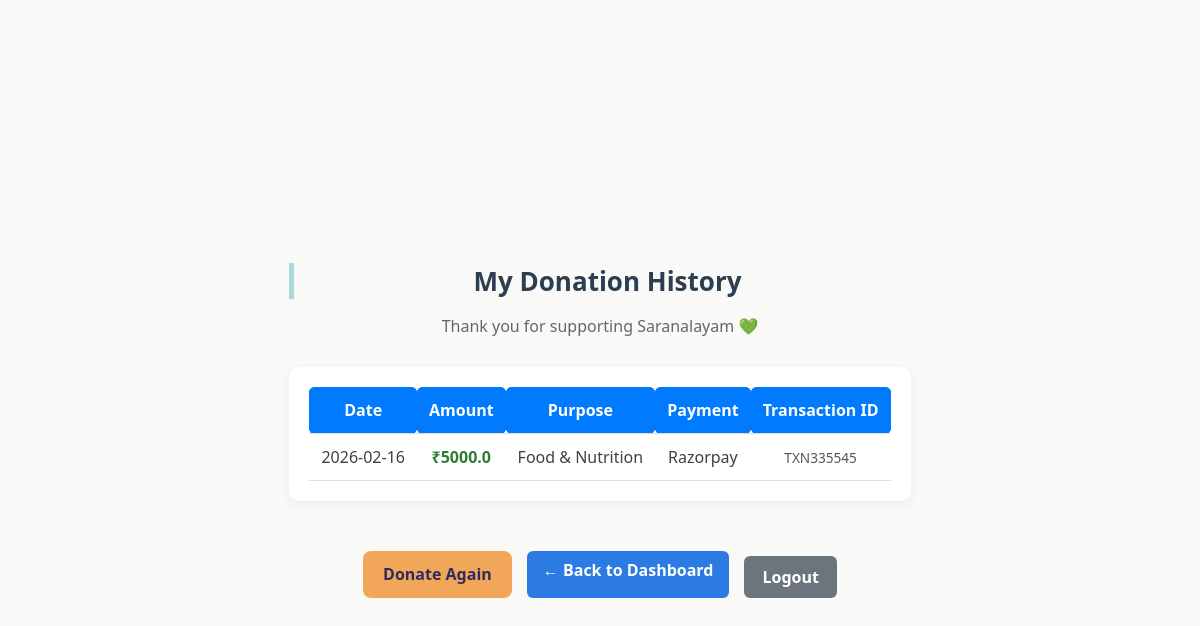
Before: /my-donations (signed in) with the older database file.
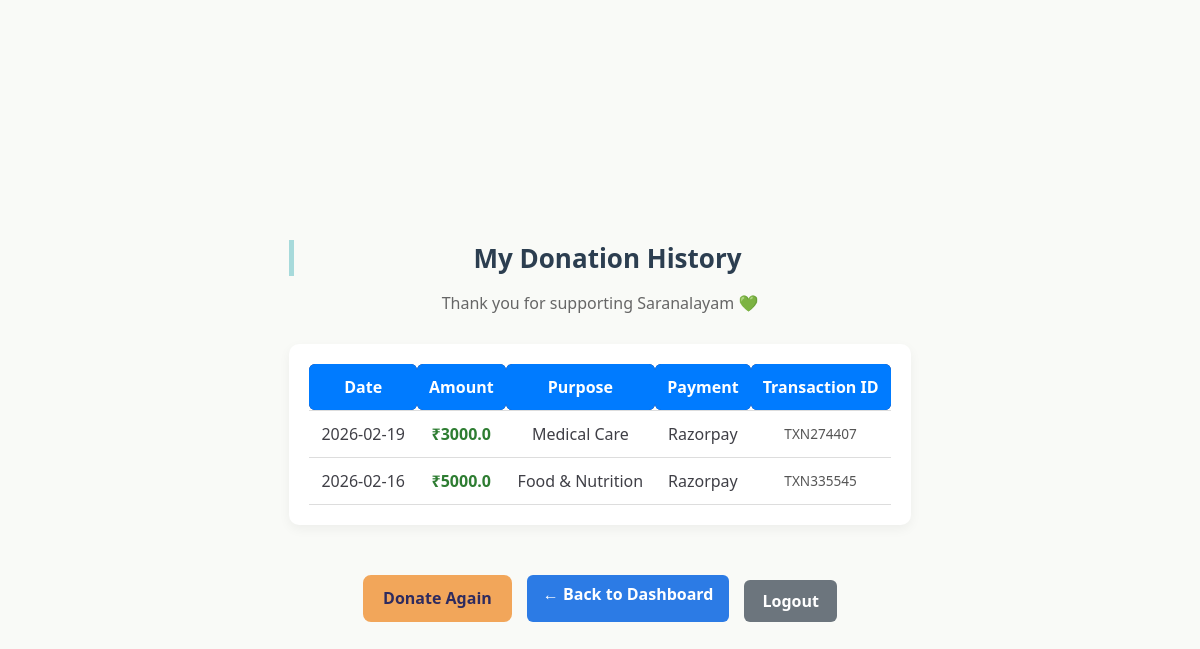
After: the same page with the newer database file.
### tables this page shows
CREATE TABLE donation_summary (
        id INTEGER PRIMARY KEY AUTOINCREMENT,
        user_email TEXT,
        donor_name TEXT,
        email TEXT,
        phone TEXT,
        country TEXT,
        amount REAL,
        purpose TEXT,
        payment_method TEXT,
        date TEXT,
        qr_id TEXT UNIQUE,
        payment_id TEXT,
        order_id TEXT,
        status TEXT DEFAULT 'Pending'
    );

### app.py (the view)
@app.route('/my-donations')
def my_donations():
    if 'user' not in session:
        return redirect('/login')
    db = get_db()
    cur = db.cursor()
    cur.execute(
        "SELECT * FROM donation_summary WHERE user_email=? ORDER BY date DESC",
        (session['user'],)
    )
    donations = cur.fetchall()
    db.close()
    return render_template('my_donation.html', donations=donations)

### app.py (called while the page is built)
def get_db():
    conn = sqlite3.connect(DB)
    conn.row_factory = sqlite3.Row
    return conn

### templates/my_donation.html (shortened to what this page needs)
<!DOCTYPE html>
<html lang="en">
<head>
    <link rel="stylesheet" href="{{ url_for('static', filename='style.css') }}">
</head>
<body class="user-page">
<div class="user-container">
    <div class="user-header">
        <h2>My Donation History</h2>
        <p>Thank you for supporting Saranalayam 💚</p>
    </div>
    {% if donations %}
    <div class="table-wrapper">
        <table class="modern-table">
            <thead>
                <tr>
                    <th>Date</th>
                    <th>Amount</th>
                    <th>Purpose</th>
                    <th>Payment</th>
                    <th>Transaction ID</th>
                </tr>
            </thead>
            <tbody>
                {% for d in donations %}
                <tr>
                    <td>{{ d['date'] }}</td>
                    <td class="amount">₹{{ d['amount'] }}</td>
                    <td>{{ d['purpose'] }}</td>
                    <td>{{ d['payment_method'] }}</td>
                    <td class="txn-id">{{ d['qr_id'] }}</td>
                </tr>
                {% endfor %}
            </tbody>
        </table>
    </div>
    {% else %}
        <div class="empty-state">
            <p>You have not made any donations yet.</p>
            <a href="/donate" class="primary-btn">Make Your First Donation</a>
        </div>
    {% endif %}
    <div class="user-actions">
    <a href="/donate" class="primary-btn">Donate Again</a>
    <a href="/user-dashboard" class="neutral-btn"> ← Back to Dashboard</a>
    <a href="/logout" class="secondary-btn">Logout</a>
</div>
</div>
</body>
</html>

Changed rows visible on the page:
added donation_summary: date "2026-02-19", amount "3000.0", purpose "Medical Care", payment_method "Razorpay", qr_id "TXN274407"
